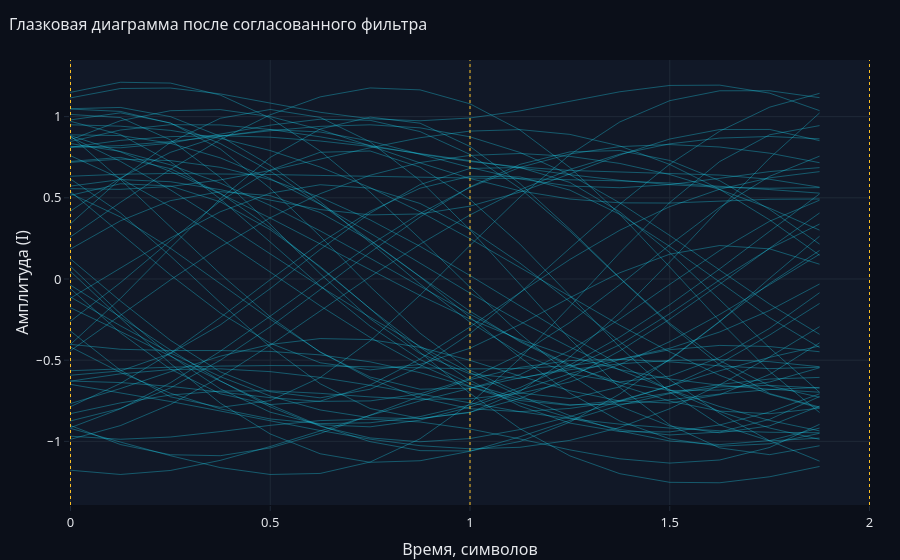
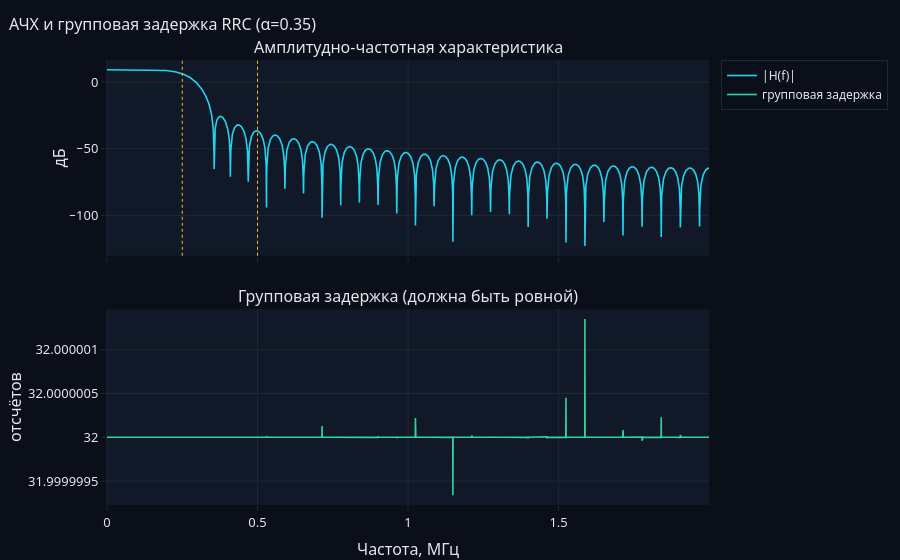

Source (notebook cell) for these figures, in order:
### Markdown cell above
**Глазковая диаграмма** и **АЧХ фильтра** — проверка формирования сигнала.
Глаз должен быть открыт, групповая задержка — ровная линия (признак линейной
фазы у симметричного фильтра).

### Code cell
mf_out = res.rx.stages.get("после_МФ")
if mf_out is not None:
    plots.show(plots.fig_eye(mf_out, cfg.signal.sps, 2,
                             "Глазковая диаграмма после согласованного фильтра"))

plots.show(plots.fig_filter_response(
    res.tx.taps, fs, f"АЧХ и групповая задержка RRC (α={cfg.signal.rolloff})",
    symbol_rate=cfg.signal.symbol_rate))

### Figure 1 — Plotly figure (JSON) as saved in the notebook; plotly's stock layout.template omitted (floating-point values rounded to 4 significant figures)
{"data": [{"hoverinfo": "all", "line": {"color": "#22d3ee", "width": 1}, "mode": "lines", "opacity": 0.35, "showlegend": false, "type": "scatter", "x": [0.0, 0.125, 0.25, 0.375, 0.5, 0.625, 0.75, 0.875, 1.0, 1.125, 1.25, 1.375, 1.5, 1.625, 1.75, 1.875], "y": [-0.9029, -1.019, -1.082, -1.088, -1.041, -0.9513, -0.8387, -0.7225, -0.62, -0.5442, -0.5025, -0.4942, -0.51, -0.5351, -0.552, -0.5436]}, {"hoverinfo": "skip", "line": {"color": "#22d3ee", "width": 1}, "mode": "lines", "opacity": 0.35, "showlegend": false, "type": "scatter", "x": [0.0, 0.125, 0.25, 0.375, 0.5, 0.625, 0.75, 0.875, 1.0, 1.125, 1.25, 1.375, 1.5, 1.625, 1.75, 1.875], "y": [-0.8741, -0.7973, -0.6711, -0.5003, -0.2943, -0.06738, 0.1639, 0.3818, 0.5677, 0.706, 0.783, 0.7913, 0.7302, 0.6054, 0.4284, 0.2149]}, {"hoverinfo": "skip", "line": {"color": "#22d3ee", "width": 1}, "mode": "lines", "opacity": 0.35, "showlegend": false, "type": "scatter", "x": [0.0, 0.125, 0.25, 0.375, 0.5, 0.625, 0.75, 0.875, 1.0, 1.125, 1.25, 1.375, 1.5, 1.625, 1.75, 1.875], "y": [0.5389, 0.2841, 0.02527, -0.2095, -0.3958, -0.5158, -0.5596, -0.5261, -0.4263, -0.2802, -0.1152, 0.03841, 0.1529, 0.2062, 0.1856, 0.09115]}, {"hoverinfo": "skip", "line": {"color": "#22d3ee", "width": 1}, "mode": "lines", "opacity": 0.35, "showlegend": false, "type": "scatter", "x": [0.0, 0.125, 0.25, 0.375, 0.5, 0.625, 0.75, 0.875, 1.0, 1.125, 1.25, 1.375, 1.5, 1.625, 1.75, 1.875], "y": [-0.9156, -0.7993, -0.6392, -0.4449, -0.2288, -0.005156, 0.21, 0.4034, 0.5645, 0.6871, 0.7701, 0.8155, 0.8281, 0.8129, 0.7749, 0.7163]}, {"hoverinfo": "skip", "line": {"color": "#22d3ee", "width": 1}, "mode": "lines", "opacity": 0.35, "showlegend": false, "type": "scatter", "x": [0.0, 0.125, 0.25, 0.375, 0.5, 0.625, 0.75, 0.875, 1.0, 1.125, 1.25, 1.375, 1.5, 1.625, 1.75, 1.875], "y": [0.8877, 0.8833, 0.8359, 0.7461, 0.6183, 0.4598, 0.2822, 0.09689, -0.0869, -0.2611, -0.4196, -0.5601, -0.6821, -0.7857, -0.871, -0.9356]}, {"hoverinfo": "skip", "line": {"color": "#22d3ee", "width": 1}, "mode": "lines", "opacity": 0.35, "showlegend": false, "type": "scatter", "x": [0.0, 0.125, 0.25, 0.375, 0.5, 0.625, 0.75, 0.875, 1.0, 1.125, 1.25, 1.375, 1.5, 1.625, 1.75, 1.875], "y": [0.5723, 0.6122, 0.5992, 0.5503, 0.486, 0.4277, 0.3949, 0.4004, 0.4487, 0.5353, 0.6469, 0.7635, 0.8622, 0.9207, 0.9211, 0.8521]}, {"hoverinfo": "skip", "line": {"color": "#22d3ee", "width": 1}, "mode": "lines", "opacity": 0.35, "showlegend": false, "type": "scatter", "x": [0.0, 0.125, 0.25, 0.375, 0.5, 0.625, 0.75, 0.875, 1.0, 1.125, 1.25, 1.375, 1.5, 1.625, 1.75, 1.875], "y": [0.9799, 1.023, 0.9614, 0.8006, 0.5582, 0.2634, -0.04685, -0.334, -0.562, -0.7016, -0.7364, -0.6644, -0.4981, -0.2631, 0.004236, 0.2632]}, {"hoverinfo": "skip", "line": {"color": "#22d3ee", "width": 1}, "mode": "lines", "opacity": 0.35, "showlegend": false, "type": "scatter", "x": [0.0, 0.125, 0.25, 0.375, 0.5, 0.625, 0.75, 0.875, 1.0, 1.125, 1.25, 1.375, 1.5, 1.625, 1.75, 1.875], "y": [1.15, 1.212, 1.207, 1.133, 0.9912, 0.7879, 0.5348, 0.2481, -0.05076, -0.3376, -0.5887, -0.7837, -0.9059, -0.947, -0.9045, -0.783]}, {"hoverinfo": "skip", "line": {"color": "#22d3ee", "width": 1}, "mode": "lines", "opacity": 0.35, "showlegend": false, "type": "scatter", "x": [0.0, 0.125, 0.25, 0.375, 0.5, 0.625, 0.75, 0.875, 1.0, 1.125, 1.25, 1.375, 1.5, 1.625, 1.75, 1.875], "y": [0.8822, 0.6126, 0.3216, 0.03145, -0.2332, -0.4507, -0.6036, -0.6789, -0.6723, -0.5886, -0.4405, -0.2468, -0.03311, 0.1757, 0.3559, 0.4854]}, {"hoverinfo": "skip", "line": {"color": "#22d3ee", "width": 1}, "mode": "lines", "opacity": 0.35, "showlegend": false, "type": "scatter", "x": [0.0, 0.125, 0.25, 0.375, 0.5, 0.625, 0.75, 0.875, 1.0, 1.125, 1.25, 1.375, 1.5, 1.625, 1.75, 1.875], "y": [0.7594, 0.6189, 0.4458, 0.2498, 0.04247, -0.1651, -0.3597, -0.5292, -0.6623, -0.7485, -0.7783, -0.7482, -0.6598, -0.521, -0.3448, -0.1506]}, {"hoverinfo": "skip", "line": {"color": "#22d3ee", "width": 1}, "mode": "lines", "opacity": 0.35, "showlegend": false, "type": "scatter", "x": [0.0, 0.125, 0.25, 0.375, 0.5, 0.625, 0.75, 0.875, 1.0, 1.125, 1.25, 1.375, 1.5, 1.625, 1.75, 1.875], "y": [0.6158, 0.4069, 0.1418, -0.1453, -0.4188, -0.6453, -0.7977, -0.8589, -0.8228, -0.6927, -0.4808, -0.207, 0.1052, 0.4311, 0.7445, 1.023]}, {"hoverinfo": "skip", "line": {"color": "#22d3ee", "width": 1}, "mode": "lines", "opacity": 0.35, "showlegend": false, "type": "scatter", "x": [0.0, 0.125, 0.25, 0.375, 0.5, 0.625, 0.75, 0.875, 1.0, 1.125, 1.25, 1.375, 1.5, 1.625, 1.75, 1.875], "y": [-0.4188, -0.5756, -0.7036, -0.7998, -0.8621, -0.8905, -0.8856, -0.8476, -0.7754, -0.6691, -0.5293, -0.3577, -0.1582, 0.06222, 0.2936, 0.5243]}, {"hoverinfo": "skip", "line": {"color": "#22d3ee", "width": 1}, "mode": "lines", "opacity": 0.35, "showlegend": false, "type": "scatter", "x": [0.0, 0.125, 0.25, 0.375, 0.5, 0.625, 0.75, 0.875, 1.0, 1.125, 1.25, 1.375, 1.5, 1.625, 1.75, 1.875], "y": [0.9499, 0.9412, 0.9154, 0.8663, 0.791, 0.6894, 0.5628, 0.4141, 0.2484, 0.07184, -0.1083, -0.2843, -0.4488, -0.5931, -0.7099, -0.7948]}, {"hoverinfo": "skip", "line": {"color": "#22d3ee", "width": 1}, "mode": "lines", "opacity": 0.35, "showlegend": false, "type": "scatter", "x": [0.0, 0.125, 0.25, 0.375, 0.5, 0.625, 0.75, 0.875, 1.0, 1.125, 1.25, 1.375, 1.5, 1.625, 1.75, 1.875], "y": [1.116, 1.173, 1.176, 1.14, 1.083, 1.027, 0.9869, 0.9745, 0.9917, 1.035, 1.094, 1.153, 1.192, 1.194, 1.145, 1.037]}, {"hoverinfo": "skip", "line": {"color": "#22d3ee", "width": 1}, "mode": "lines", "opacity": 0.35, "showlegend": false, "type": "scatter", "x": [0.0, 0.125, 0.25, 0.375, 0.5, 0.625, 0.75, 0.875, 1.0, 1.125, 1.25, 1.375, 1.5, 1.625, 1.75, 1.875], "y": [-0.1109, -0.2881, -0.4548, -0.6012, -0.7208, -0.8066, -0.8546, -0.8598, -0.8203, -0.7359, -0.6085, -0.4429, -0.2474, -0.03245, 0.1896, 0.4066]}, {"hoverinfo": "skip", "line": {"color": "#22d3ee", "width": 1}, "mode": "lines", "opacity": 0.35, "showlegend": false, "type": "scatter", "x": [0.0, 0.125, 0.25, 0.375, 0.5, 0.625, 0.75, 0.875, 1.0, 1.125, 1.25, 1.375, 1.5, 1.625, 1.75, 1.875], "y": [-0.1179, 0.0662, 0.2524, 0.4141, 0.5289, 0.5806, 0.5593, 0.4652, 0.3063, 0.09782, -0.1399, -0.3854, -0.6197, -0.8272, -0.9962, -1.122]}, {"hoverinfo": "skip", "line": {"color": "#22d3ee", "width": 1}, "mode": "lines", "opacity": 0.35, "showlegend": false, "type": "scatter", "x": [0.0, 0.125, 0.25, 0.375, 0.5, 0.625, 0.75, 0.875, 1.0, 1.125, 1.25, 1.375, 1.5, 1.625, 1.75, 1.875], "y": [-0.5926, -0.5661, -0.4589, -0.2827, -0.0591, 0.1816, 0.4057, 0.5813, 0.6808, 0.6869, 0.5948, 0.4131, 0.1626, -0.1272, -0.4244, -0.6976]}, {"hoverinfo": "skip", "line": {"color": "#22d3ee", "width": 1}, "mode": "lines", "opacity": 0.35, "showlegend": false, "type": "scatter", "x": [0.0, 0.125, 0.25, 0.375, 0.5, 0.625, 0.75, 0.875, 1.0, 1.125, 1.25, 1.375, 1.5, 1.625, 1.75, 1.875], "y": [-0.8291, -0.763, -0.7148, -0.6902, -0.6889, -0.7043, -0.7263, -0.7415, -0.7377, -0.7043, -0.6342, -0.5265, -0.3857, -0.2183, -0.03481, 0.1525]}, {"hoverinfo": "skip", "line": {"color": "#22d3ee", "width": 1}, "mode": "lines", "opacity": 0.35, "showlegend": false, "type": "scatter", "x": [0.0, 0.125, 0.25, 0.375, 0.5, 0.625, 0.75, 0.875, 1.0, 1.125, 1.25, 1.375, 1.5, 1.625, 1.75, 1.875], "y": [0.633, 0.6454, 0.6499, 0.6482, 0.6434, 0.6379, 0.6316, 0.6259, 0.6218, 0.6181, 0.6129, 0.6043, 0.5909, 0.5727, 0.5509, 0.5289]}, {"hoverinfo": "skip", "line": {"color": "#22d3ee", "width": 1}, "mode": "lines", "opacity": 0.35, "showlegend": false, "type": "scatter", "x": [0.0, 0.125, 0.25, 0.375, 0.5, 0.625, 0.75, 0.875, 1.0, 1.125, 1.25, 1.375, 1.5, 1.625, 1.75, 1.875], "y": [0.8341, 0.7856, 0.7032, 0.5907, 0.4529, 0.2964, 0.1279, -0.04556, -0.2167, -0.3797, -0.5279, -0.6542, -0.7522, -0.8136, -0.8299, -0.7954]}, {"hoverinfo": "skip", "line": {"color": "#22d3ee", "width": 1}, "mode": "lines", "opacity": 0.35, "showlegend": false, "type": "scatter", "x": [0.0, 0.125, 0.25, 0.375, 0.5, 0.625, 0.75, 0.875, 1.0, 1.125, 1.25, 1.375, 1.5, 1.625, 1.75, 1.875], "y": [0.04638, -0.241, -0.5201, -0.7646, -0.9544, -1.076, -1.129, -1.119, -1.061, -0.9717, -0.8709, -0.7772, -0.7053, -0.6643, -0.6552, -0.6723]}, {"hoverinfo": "skip", "line": {"color": "#22d3ee", "width": 1}, "mode": "lines", "opacity": 0.35, "showlegend": false, "type": "scatter", "x": [0.0, 0.125, 0.25, 0.375, 0.5, 0.625, 0.75, 0.875, 1.0, 1.125, 1.25, 1.375, 1.5, 1.625, 1.75, 1.875], "y": [-0.9201, -1.002, -1.088, -1.162, -1.204, -1.198, -1.127, -0.984, -0.7677, -0.4894, -0.1695, 0.1624, 0.4713, 0.7234, 0.8882, 0.9448]}, {"hoverinfo": "skip", "line": {"color": "#22d3ee", "width": 1}, "mode": "lines", "opacity": 0.35, "showlegend": false, "type": "scatter", "x": [0.0, 0.125, 0.25, 0.375, 0.5, 0.625, 0.75, 0.875, 1.0, 1.125, 1.25, 1.375, 1.5, 1.625, 1.75, 1.875], "y": [-0.6292, -0.5841, -0.5577, -0.5534, -0.5706, -0.606, -0.6544, -0.7091, -0.7653, -0.8171, -0.8605, -0.8939, -0.9179, -0.9345, -0.944, -0.947]}, {"hoverinfo": "skip", "line": {"color": "#22d3ee", "width": 1}, "mode": "lines", "opacity": 0.35, "showlegend": false, "type": "scatter", "x": [0.0, 0.125, 0.25, 0.375, 0.5, 0.625, 0.75, 0.875, 1.0, 1.125, 1.25, 1.375, 1.5, 1.625, 1.75, 1.875], "y": [-0.7673, -0.6747, -0.5713, -0.4755, -0.4031, -0.3669, -0.3732, -0.4207, -0.5011, -0.5975, -0.6882, -0.751, -0.7644, -0.7124, -0.5878, -0.3933]}, {"hoverinfo": "skip", "line": {"color": "#22d3ee", "width": 1}, "mode": "lines", "opacity": 0.35, "showlegend": false, "type": "scatter", "x": [0.0, 0.125, 0.25, 0.375, 0.5, 0.625, 0.75, 0.875, 1.0, 1.125, 1.25, 1.375, 1.5, 1.625, 1.75, 1.875], "y": [0.5153, 0.5867, 0.573, 0.4752, 0.3035, 0.07668, -0.1832, -0.4513, -0.7042, -0.9219, -1.089, -1.199, -1.252, -1.255, -1.218, -1.155]}, {"hoverinfo": "skip", "line": {"color": "#22d3ee", "width": 1}, "mode": "lines", "opacity": 0.35, "showlegend": false, "type": "scatter", "x": [0.0, 0.125, 0.25, 0.375, 0.5, 0.625, 0.75, 0.875, 1.0, 1.125, 1.25, 1.375, 1.5, 1.625, 1.75, 1.875], "y": [0.1848, 0.3584, 0.4825, 0.5378, 0.5132, 0.4091, 0.2364, 0.01348, -0.235, -0.4824, -0.7026, -0.8745, -0.9849, -1.03, -1.015, -0.9504]}, {"hoverinfo": "skip", "line": {"color": "#22d3ee", "width": 1}, "mode": "lines", "opacity": 0.35, "showlegend": false, "type": "scatter", "x": [0.0, 0.125, 0.25, 0.375, 0.5, 0.625, 0.75, 0.875, 1.0, 1.125, 1.25, 1.375, 1.5, 1.625, 1.75, 1.875], "y": [-0.9682, -0.9871, -0.9733, -0.9397, -0.9012, -0.8721, -0.8633, -0.8806, -0.9238, -0.9852, -1.053, -1.108, -1.134, -1.115, -1.038, -0.8951]}, {"hoverinfo": "skip", "line": {"color": "#22d3ee", "width": 1}, "mode": "lines", "opacity": 0.35, "showlegend": false, "type": "scatter", "x": [0.0, 0.125, 0.25, 0.375, 0.5, 0.625, 0.75, 0.875, 1.0, 1.125, 1.25, 1.375, 1.5, 1.625, 1.75, 1.875], "y": [0.4188, 0.6225, 0.7799, 0.8798, 0.9197, 0.9055, 0.85, 0.7707, 0.6868, 0.6162, 0.5725, 0.562, 0.5815, 0.6202, 0.6615, 0.686]}, {"hoverinfo": "skip", "line": {"color": "#22d3ee", "width": 1}, "mode": "lines", "opacity": 0.35, "showlegend": false, "type": "scatter", "x": [0.0, 0.125, 0.25, 0.375, 0.5, 0.625, 0.75, 0.875, 1.0, 1.125, 1.25, 1.375, 1.5, 1.625, 1.75, 1.875], "y": [0.0782, -0.2144, -0.4717, -0.677, -0.8203, -0.8974, -0.9105, -0.8689, -0.7882, -0.6867, -0.5836, -0.4959, -0.4355, -0.409, -0.4159, -0.448]}, {"hoverinfo": "skip", "line": {"color": "#22d3ee", "width": 1}, "mode": "lines", "opacity": 0.35, "showlegend": false, "type": "scatter", "x": [0.0, 0.125, 0.25, 0.375, 0.5, 0.625, 0.75, 0.875, 1.0, 1.125, 1.25, 1.375, 1.5, 1.625, 1.75, 1.875], "y": [0.8469, 0.9175, 0.9504, 0.9489, 0.9209, 0.8755, 0.8223, 0.7694, 0.7237, 0.6896, 0.6686, 0.6582, 0.6515, 0.6402, 0.6142, 0.5655]}, {"hoverinfo": "skip", "line": {"color": "#22d3ee", "width": 1}, "mode": "lines", "opacity": 0.35, "showlegend": false, "type": "scatter", "x": [0.0, 0.125, 0.25, 0.375, 0.5, 0.625, 0.75, 0.875, 1.0, 1.125, 1.25, 1.375, 1.5, 1.625, 1.75, 1.875], "y": [-0.1773, -0.3232, -0.475, -0.6287, -0.775, -0.9035, -1.002, -1.057, -1.059, -1.001, -0.8816, -0.708, -0.4937, -0.2587, -0.02726, 0.1756]}, {"hoverinfo": "skip", "line": {"color": "#22d3ee", "width": 1}, "mode": "lines", "opacity": 0.35, "showlegend": false, "type": "scatter", "x": [0.0, 0.125, 0.25, 0.375, 0.5, 0.625, 0.75, 0.875, 1.0, 1.125, 1.25, 1.375, 1.5, 1.625, 1.75, 1.875], "y": [-0.0375, -0.2341, -0.4371, -0.6271, -0.7877, -0.907, -0.9788, -1.003, -0.9827, -0.9272, -0.8471, -0.7542, -0.6576, -0.565, -0.4826, -0.4127]}, {"hoverinfo": "skip", "line": {"color": "#22d3ee", "width": 1}, "mode": "lines", "opacity": 0.35, "showlegend": false, "type": "scatter", "x": [0.0, 0.125, 0.25, 0.375, 0.5, 0.625, 0.75, 0.875, 1.0, 1.125, 1.25, 1.375, 1.5, 1.625, 1.75, 1.875], "y": [1.013, 0.9942, 0.8572, 0.6261, 0.3364, 0.03225, -0.2449, -0.4589, -0.5847, -0.6125, -0.5467, -0.4048, -0.2134, -0.005327, 0.1877, 0.3382]}, {"hoverinfo": "skip", "line": {"color": "#22d3ee", "width": 1}, "mode": "lines", "opacity": 0.35, "showlegend": false, "type": "scatter", "x": [0.0, 0.125, 0.25, 0.375, 0.5, 0.625, 0.75, 0.875, 1.0, 1.125, 1.25, 1.375, 1.5, 1.625, 1.75, 1.875], "y": [-0.3209, -0.562, -0.7255, -0.7906, -0.7493, -0.6069, -0.3814, -0.09945, 0.2068, 0.5049, 0.7659, 0.9672, 1.098, 1.159, 1.159, 1.117]}, {"hoverinfo": "skip", "line": {"color": "#22d3ee", "width": 1}, "mode": "lines", "opacity": 0.35, "showlegend": false, "type": "scatter", "x": [0.0, 0.125, 0.25, 0.375, 0.5, 0.625, 0.75, 0.875, 1.0, 1.125, 1.25, 1.375, 1.5, 1.625, 1.75, 1.875], "y": [-0.4416, -0.2228, -0.005619, 0.1979, 0.3772, 0.5256, 0.6391, 0.7171, 0.7612, 0.773, 0.7554, 0.7117, 0.6431, 0.5508, 0.436, 0.3007]}, {"hoverinfo": "skip", "line": {"color": "#22d3ee", "width": 1}, "mode": "lines", "opacity": 0.35, "showlegend": false, "type": "scatter", "x": [0.0, 0.125, 0.25, 0.375, 0.5, 0.625, 0.75, 0.875, 1.0, 1.125, 1.25, 1.375, 1.5, 1.625, 1.75, 1.875], "y": [-0.7862, -0.6433, -0.4567, -0.2374, -0.003852, 0.222, 0.4169, 0.5591, 0.6328, 0.6287, 0.5474, 0.3984, 0.2005, -0.02122, -0.2379, -0.4218]}, {"hoverinfo": "skip", "line": {"color": "#22d3ee", "width": 1}, "mode": "lines", "opacity": 0.35, "showlegend": false, "type": "scatter", "x": [0.0, 0.125, 0.25, 0.375, 0.5, 0.625, 0.75, 0.875, 1.0, 1.125, 1.25, 1.375, 1.5, 1.625, 1.75, 1.875], "y": [1.049, 1.057, 1.0, 0.8792, 0.7001, 0.4758, 0.2247, -0.03058, -0.266, -0.4579, -0.5854, -0.6338, -0.598, -0.4832, -0.3039, -0.08461]}, {"hoverinfo": "skip", "line": {"color": "#22d3ee", "width": 1}, "mode": "lines", "opacity": 0.35, "showlegend": false, "type": "scatter", "x": [0.0, 0.125, 0.25, 0.375, 0.5, 0.625, 0.75, 0.875, 1.0, 1.125, 1.25, 1.375, 1.5, 1.625, 1.75, 1.875], "y": [0.9711, 0.8894, 0.7226, 0.4925, 0.2276, -0.04233, -0.2906, -0.4958, -0.6455, -0.7364, -0.7745, -0.7712, -0.7437, -0.7088, -0.6808, -0.6676]}, {"hoverinfo": "skip", "line": {"color": "#22d3ee", "width": 1}, "mode": "lines", "opacity": 0.35, "showlegend": false, "type": "scatter", "x": [0.0, 0.125, 0.25, 0.375, 0.5, 0.625, 0.75, 0.875, 1.0, 1.125, 1.25, 1.375, 1.5, 1.625, 1.75, 1.875], "y": [-0.9875, -0.9029, -0.7729, -0.6042, -0.4076, -0.1973, 0.01401, 0.2143, 0.3946, 0.5494, 0.6746, 0.7687, 0.8327, 0.8679, 0.8778, 0.8634]}, {"hoverinfo": "skip", "line": {"color": "#22d3ee", "width": 1}, "mode": "lines", "opacity": 0.35, "showlegend": false, "type": "scatter", "x": [0.0, 0.125, 0.25, 0.375, 0.5, 0.625, 0.75, 0.875, 1.0, 1.125, 1.25, 1.375, 1.5, 1.625, 1.75, 1.875], "y": [-1.178, -1.204, -1.179, -1.117, -1.032, -0.9359, -0.8399, -0.7507, -0.6734, -0.6091, -0.5587, -0.5225, -0.5012, -0.4964, -0.5091, -0.5405]}, {"hoverinfo": "skip", "line": {"color": "#22d3ee", "width": 1}, "mode": "lines", "opacity": 0.35, "showlegend": false, "type": "scatter", "x": [0.0, 0.125, 0.25, 0.375, 0.5, 0.625, 0.75, 0.875, 1.0, 1.125, 1.25, 1.375, 1.5, 1.625, 1.75, 1.875], "y": [-0.6286, -0.6378, -0.6612, -0.6952, -0.7306, -0.7537, -0.7508, -0.7074, -0.6132, -0.4649, -0.2676, -0.03557, 0.2097, 0.4417, 0.6324, 0.7565]}, {"hoverinfo": "skip", "line": {"color": "#22d3ee", "width": 1}, "mode": "lines", "opacity": 0.35, "showlegend": false, "type": "scatter", "x": [0.0, 0.125, 0.25, 0.375, 0.5, 0.625, 0.75, 0.875, 1.0, 1.125, 1.25, 1.375, 1.5, 1.625, 1.75, 1.875], "y": [-0.05987, -0.3318, -0.5553, -0.7071, -0.7733, -0.7524, -0.653, -0.4929, -0.2952, -0.08392, 0.1202, 0.3003, 0.4458, 0.553, 0.6231, 0.6612]}, {"hoverinfo": "skip", "line": {"color": "#22d3ee", "width": 1}, "mode": "lines", "opacity": 0.35, "showlegend": false, "type": "scatter", "x": [0.0, 0.125, 0.25, 0.375, 0.5, 0.625, 0.75, 0.875, 1.0, 1.125, 1.25, 1.375, 1.5, 1.625, 1.75, 1.875], "y": [-0.2598, -0.02271, 0.236, 0.4797, 0.6709, 0.7805, 0.7884, 0.6889, 0.4899, 0.2149, -0.1016, -0.4194, -0.697, -0.8987, -0.9973, -0.9799]}, {"hoverinfo": "skip", "line": {"color": "#22d3ee", "width": 1}, "mode": "lines", "opacity": 0.35, "showlegend": false, "type": "scatter", "x": [0.0, 0.125, 0.25, 0.375, 0.5, 0.625, 0.75, 0.875, 1.0, 1.125, 1.25, 1.375, 1.5, 1.625, 1.75, 1.875], "y": [0.8577, 0.975, 1.037, 1.043, 1.0, 0.9202, 0.82, 0.7151, 0.6192, 0.5428, 0.4924, 0.4691, 0.4677, 0.4787, 0.4911, 0.4926]}, {"hoverinfo": "skip", "line": {"color": "#22d3ee", "width": 1}, "mode": "lines", "opacity": 0.35, "showlegend": false, "type": "scatter", "x": [0.0, 0.125, 0.25, 0.375, 0.5, 0.625, 0.75, 0.875, 1.0, 1.125, 1.25, 1.375, 1.5, 1.625, 1.75, 1.875], "y": [0.1234, -0.1355, -0.3774, -0.5716, -0.6944, -0.732, -0.679, -0.5419, -0.3366, -0.08452, 0.1896, 0.4611, 0.707, 0.9104, 1.058, 1.144]}, {"hoverinfo": "skip", "line": {"color": "#22d3ee", "width": 1}, "mode": "lines", "opacity": 0.35, "showlegend": false, "type": "scatter", "x": [0.0, 0.125, 0.25, 0.375, 0.5, 0.625, 0.75, 0.875, 1.0, 1.125, 1.25, 1.375, 1.5, 1.625, 1.75, 1.875], "y": [-0.4028, -0.4327, -0.4406, -0.4407, -0.4461, -0.4673, -0.5102, -0.5769, -0.6647, -0.7627, -0.8557, -0.9273, -0.9607, -0.9425, -0.8644, -0.7237]}, {"hoverinfo": "skip", "line": {"color": "#22d3ee", "width": 1}, "mode": "lines", "opacity": 0.35, "showlegend": false, "type": "scatter", "x": [0.0, 0.125, 0.25, 0.375, 0.5, 0.625, 0.75, 0.875, 1.0, 1.125, 1.25, 1.375, 1.5, 1.625, 1.75, 1.875], "y": [0.8101, 0.8217, 0.8463, 0.8791, 0.9131, 0.9402, 0.9497, 0.931, 0.8756, 0.7795, 0.6427, 0.4689, 0.2682, 0.05466, -0.1547, -0.3406]}, {"hoverinfo": "skip", "line": {"color": "#22d3ee", "width": 1}, "mode": "lines", "opacity": 0.35, "showlegend": false, "type": "scatter", "x": [0.0, 0.125, 0.25, 0.375, 0.5, 0.625, 0.75, 0.875, 1.0, 1.125, 1.25, 1.375, 1.5, 1.625, 1.75, 1.875], "y": [-0.649, -0.7, -0.7547, -0.813, -0.8739, -0.9334, -0.9865, -1.027, -1.046, -1.037, -0.9939, -0.9145, -0.7991, -0.652, -0.4801, -0.2937]}, {"hoverinfo": "skip", "line": {"color": "#22d3ee", "width": 1}, "mode": "lines", "opacity": 0.35, "showlegend": false, "type": "scatter", "x": [0.0, 0.125, 0.25, 0.375, 0.5, 0.625, 0.75, 0.875, 1.0, 1.125, 1.25, 1.375, 1.5, 1.625, 1.75, 1.875], "y": [0.8165, 0.8081, 0.8368, 0.89, 0.9475, 0.9842, 0.9773, 0.908, 0.7674, 0.5579, 0.2953, 0.004651, -0.2819, -0.5293, -0.706, -0.7886]}, {"hoverinfo": "skip", "line": {"color": "#22d3ee", "width": 1}, "mode": "lines", "opacity": 0.35, "showlegend": false, "type": "scatter", "x": [0.0, 0.125, 0.25, 0.375, 0.5, 0.625, 0.75, 0.875, 1.0, 1.125, 1.25, 1.375, 1.5, 1.625, 1.75, 1.875], "y": [0.5563, 0.5521, 0.5701, 0.6101, 0.6684, 0.7377, 0.8084, 0.8701, 0.911, 0.9202, 0.8907, 0.8193, 0.7056, 0.5526, 0.3641, 0.1463]}, {"hoverinfo": "skip", "line": {"color": "#22d3ee", "width": 1}, "mode": "lines", "opacity": 0.35, "showlegend": false, "type": "scatter", "x": [0.0, 0.125, 0.25, 0.375, 0.5, 0.625, 0.75, 0.875, 1.0, 1.125, 1.25, 1.375, 1.5, 1.625, 1.75, 1.875], "y": [-0.4027, -0.1198, 0.1916, 0.494, 0.7487, 0.9237, 0.9972, 0.9596, 0.8163, 0.5881, 0.3063, 0.007188, -0.2732, -0.5027, -0.6578, -0.7287]}, {"hoverinfo": "skip", "line": {"color": "#22d3ee", "width": 1}, "mode": "lines", "opacity": 0.35, "showlegend": false, "type": "scatter", "x": [0.0, 0.125, 0.25, 0.375, 0.5, 0.625, 0.75, 0.875, 1.0, 1.125, 1.25, 1.375, 1.5, 1.625, 1.75, 1.875], "y": [0.8742, 0.7247, 0.5488, 0.3559, 0.1546, -0.04543, -0.2364, -0.4141, -0.5764, -0.7202, -0.8416, -0.9359, -0.9977, -1.02, -0.9951, -0.9181]}, {"hoverinfo": "skip", "line": {"color": "#22d3ee", "width": 1}, "mode": "lines", "opacity": 0.35, "showlegend": false, "type": "scatter", "x": [0.0, 0.125, 0.25, 0.375, 0.5, 0.625, 0.75, 0.875, 1.0, 1.125, 1.25, 1.375, 1.5, 1.625, 1.75, 1.875], "y": [0.7185, 0.7384, 0.7292, 0.6877, 0.6123, 0.5029, 0.364, 0.2011, 0.02123, -0.1659, -0.352, -0.5277, -0.6844, -0.8157, -0.9179, -0.9874]}, {"hoverinfo": "skip", "line": {"color": "#22d3ee", "width": 1}, "mode": "lines", "opacity": 0.35, "showlegend": false, "type": "scatter", "x": [0.0, 0.125, 0.25, 0.375, 0.5, 0.625, 0.75, 0.875, 1.0, 1.125, 1.25, 1.375, 1.5, 1.625, 1.75, 1.875], "y": [0.812, 0.8537, 0.8767, 0.8829, 0.8734, 0.8499, 0.8161, 0.7742, 0.7289, 0.6839, 0.6424, 0.6078, 0.5812, 0.5646, 0.5589, 0.5627]}, {"hoverinfo": "skip", "line": {"color": "#22d3ee", "width": 1}, "mode": "lines", "opacity": 0.35, "showlegend": false, "type": "scatter", "x": [0.0, 0.125, 0.25, 0.375, 0.5, 0.625, 0.75, 0.875, 1.0, 1.125, 1.25, 1.375, 1.5, 1.625, 1.75, 1.875], "y": [0.2596, 0.472, 0.6748, 0.8585, 1.011, 1.122, 1.177, 1.165, 1.079, 0.9178, 0.6867, 0.3985, 0.07401, -0.2594, -0.5688, -0.8222]}, {"hoverinfo": "skip", "line": {"color": "#22d3ee", "width": 1}, "mode": "lines", "opacity": 0.35, "showlegend": false, "type": "scatter", "x": [0.0, 0.125, 0.25, 0.375, 0.5, 0.625, 0.75, 0.875, 1.0, 1.125, 1.25, 1.375, 1.5, 1.625, 1.75, 1.875], "y": [0.3405, 0.616, 0.8411, 0.99, 1.044, 0.9952, 0.8447, 0.6063, 0.3033, -0.03364, -0.3694, -0.6682, -0.8994, -1.04, -1.082, -1.027]}, {"hoverinfo": "skip", "line": {"color": "#22d3ee", "width": 1}, "mode": "lines", "opacity": 0.35, "showlegend": false, "type": "scatter", "x": [0.0, 0.125, 0.25, 0.375, 0.5, 0.625, 0.75, 0.875, 1.0, 1.125, 1.25, 1.375, 1.5, 1.625, 1.75, 1.875], "y": [0.7242, 0.749, 0.6794, 0.5282, 0.3165, 0.07078, -0.1826, -0.4204, -0.6244, -0.7823, -0.8875, -0.9399, -0.9418, -0.899, -0.819, -0.7072]}, {"hoverinfo": "skip", "line": {"color": "#22d3ee", "width": 1}, "mode": "lines", "opacity": 0.35, "showlegend": false, "type": "scatter", "x": [0.0, 0.125, 0.25, 0.375, 0.5, 0.625, 0.75, 0.875, 1.0, 1.125, 1.25, 1.375, 1.5, 1.625, 1.75, 1.875], "y": [-0.5648, -0.553, -0.5432, -0.5364, -0.5331, -0.5344, -0.5399, -0.5476, -0.5536, -0.5514, -0.5338, -0.4941, -0.4264, -0.3264, -0.1935, -0.03087]}, {"hoverinfo": "skip", "line": {"color": "#22d3ee", "width": 1}, "mode": "lines", "opacity": 0.35, "showlegend": false, "type": "scatter", "x": [0.0, 0.125, 0.25, 0.375, 0.5, 0.625, 0.75, 0.875, 1.0, 1.125, 1.25, 1.375, 1.5, 1.625, 1.75, 1.875], "y": [0.526, 0.3822, 0.1901, -0.02755, -0.2477, -0.4488, -0.6142, -0.7322, -0.7988, -0.8172, -0.7971, -0.7527, -0.6988, -0.6493, -0.6162, -0.6062]}, {"hoverinfo": "skip", "line": {"color": "#22d3ee", "width": 1}, "mode": "lines", "opacity": 0.35, "showlegend": false, "type": "scatter", "x": [0.0, 0.125, 0.25, 0.375, 0.5, 0.625, 0.75, 0.875, 1.0, 1.125, 1.25, 1.375, 1.5, 1.625, 1.75, 1.875], "y": [0.8833, 0.7829, 0.6625, 0.5253, 0.3752, 0.2159, 0.05464, -0.1015, -0.2464, -0.3732, -0.4776, -0.5579, -0.6157, -0.6543, -0.6789, -0.6974]}, {"hoverinfo": "skip", "line": {"color": "#22d3ee", "width": 1}, "mode": "lines", "opacity": 0.35, "showlegend": false, "type": "scatter", "x": [0.0, 0.125, 0.25, 0.375, 0.5, 0.625, 0.75, 0.875, 1.0, 1.125, 1.25, 1.375, 1.5, 1.625, 1.75, 1.875], "y": [1.047, 1.032, 0.9596, 0.8341, 0.6641, 0.4614, 0.2401, 0.01516, -0.1983, -0.3864, -0.536, -0.6378, -0.6868, -0.684, -0.6344, -0.5468]}], "layout": {"shapes": [{"line": {"color": "#fbbf24", "dash": "dot", "width": 1}, "type": "line", "x0": 0, "x1": 0, "xref": "x", "y0": 0, "y1": 1, "yref": "y domain"}, {"line": {"color": "#fbbf24", "dash": "dot", "width": 1}, "type": "line", "x0": 1, "x1": 1, "xref": "x", "y0": 0, "y1": 1, "yref": "y domain"}, {"line": {"color": "#fbbf24", "dash": "dot", "width": 1}, "type": "line", "x0": 2, "x1": 2, "xref": "x", "y0": 0, "y1": 1, "yref": "y domain"}], "showlegend": false, "title": {"text": "Глазковая диаграмма после согласованного фильтра"}, "xaxis": {"title": {"text": "Время, символов"}}, "yaxis": {"title": {"text": "Амплитуда (I)"}}}}

### Figure 2 — Plotly figure (JSON) as saved in the notebook; plotly's stock layout.template omitted (floating-point values rounded to 4 significant figures; data arrays with more than 128 entries replaced by an {"elided": "..."} marker saying what was removed)
{"data": [{"line": {"color": "#22d3ee", "width": 1.6}, "name": "|H(f)|", "type": "scatter", "x": {"elided": "4096 float values"}, "xaxis": "x", "y": {"elided": "4096 float values"}, "yaxis": "y"}, {"line": {"color": "#34d399", "width": 1.6}, "name": "групповая задержка", "type": "scatter", "x": {"elided": "4096 float values"}, "xaxis": "x2", "y": {"elided": "4096 float values"}, "yaxis": "y2"}], "layout": {"annotations": [{"font": {"size": 16}, "showarrow": false, "text": "Амплитудно-частотная характеристика", "x": 0.5, "xanchor": "center", "xref": "paper", "y": 1.0, "yanchor": "bottom", "yref": "paper"}, {"font": {"size": 16}, "showarrow": false, "text": "Групповая задержка (должна быть ровной)", "x": 0.5, "xanchor": "center", "xref": "paper", "y": 0.44, "yanchor": "bottom", "yref": "paper"}], "shapes": [{"line": {"color": "#fbbf24", "dash": "dot", "width": 1}, "type": "line", "x0": 0.25, "x1": 0.25, "xref": "x", "y0": 0, "y1": 1, "yref": "y domain"}, {"line": {"color": "#fbbf24", "dash": "dot", "width": 1}, "type": "line", "x0": 0.5, "x1": 0.5, "xref": "x", "y0": 0, "y1": 1, "yref": "y domain"}], "title": {"text": "АЧХ и групповая задержка RRC (α=0.35)"}, "xaxis": {"anchor": "y", "domain": [0.0, 1.0], "matches": "x2", "showticklabels": false}, "xaxis2": {"anchor": "y2", "domain": [0.0, 1.0], "title": {"text": "Частота, МГц"}}, "yaxis": {"anchor": "x", "domain": [0.56, 1.0], "title": {"text": "дБ"}}, "yaxis2": {"anchor": "x2", "domain": [0.0, 0.44], "title": {"text": "отсчётов"}}}}
